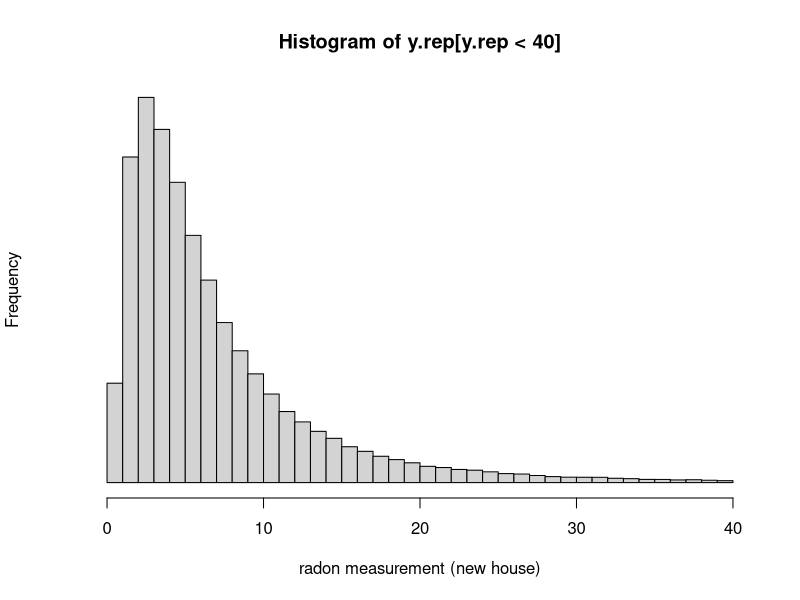

The R source for this figure: (Note: this script raises an error after producing the figure.)
## first part
make.indicators <- function(x) {
  ux <- unique(x)
  mat1 <- matrix(x, nrow = length(x), ncol = length(ux))
  mat2 <- matrix(ux, nrow = length(x), ncol = length(ux), byrow = TRUE)
  (mat1 == mat2) *1}
y.1 <- c(5.0, 13.0, 7.2, 6.8, 12.8, 5.8, 9.5, 6.0, 3.8, 14.3, 1.8, 6.9, 4.7, 9.5)
y.2 <- c(0.9, 12.9, 2.6, 3.5, 26.6, 1.5, 13.0, 8.8, 19.5,2.5, 9.0, 13.1, 3.6, 6.9)
y.3 <- c(14.3, 6.9, 7.6, 9.8, 2.6, 43.5, 4.9, 3.5, 4.8, 5.6, 3.5, 3.9, 6.7)
basement.1 <- c(1,1,1,1, 1, 0, 1,1,1,0,1,1,1,1)
basement.2 <- c(0,1,1,0,1,1,1,1,1,0,1,1,1,0)
basement.3 <- c(1,0,1,0,1,1,1,1,1,1,1,1,1)
counties <- rep(1:3, c(length(y.1), length(y.2), length(y.3)))
y <- c(y.1, y.2, y.3)
x <- cbind(c(basement.1, basement.2, basement.3), make.indicators(counties))
x
class(x)
ls.out <- lsfit(x, log(y), intercept = F)
lsd <- ls.diag(ls.out)
x
y
ls.out


nsim <- 100000
n <- nrow(x)
k <- ncol(x)


sigma <- rep(NA, nsim)
beta <- array(NA, c(nsim, k))
for(i in 1:nsim) {
  sigma[i] <- lsd$std.dev*sqrt((n-k)/rchisq(1,n-k))
  beta[i,] <- ls.out$coef + (sigma[i]/lsd$std.dev)*lsd$std.err*t(chol(lsd$corr))%*%rnorm(k)}

output <- exp(cbind(beta[,2], beta[,1] + beta[,2], beta[,3], beta[,1] +
                      beta[,3], beta[,4], beta[,1] + beta[,4], beta[,1], sigma))
for(i in 1:ncol(output)) print(round(quantile(output[,i],c(.25,.5,.75)),1))


## second part

theta <- rbeta(nsim, 3, 13)
b <- rbinom(nsim, 1, theta)
logy.rep <- rnorm(nsim, beta[,3] + b*beta[,1], sigma)
y.rep <- exp(logy.rep)
print(round(quantile(y.rep, c(.025, .25, .5, .75, .975)), 1))
hist(y.rep[y.rep<40], yaxt = "n", breaks =0:40,
     xlab = "radon measurement (new house)", ced = 2)


## house in Blue Earth county
Xstar <- c(1,1,0,0)
Xstar <- t(Xstar)


#sampling a new y
ystar_samp <- rep(NA, numsamp)
for(i in 1:numsamp){
  xstarbeta <- Xstar%*%t(t(beta[i,]))
  ystar_samp[i] <- rnorm(1,
                         mean = )
}
ystar_samp
hist(ystar_samp)
quantile(ystar_samp, c(.50))
